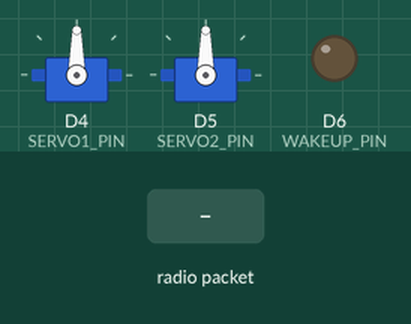
Bench run of a program on a simulated Arduino MKR. Parts: 2 × servo, output pins drawn as LEDs (lit = HIGH). The inputs (shaded band) are chosen by the test bench. No radio packets arrive unless stated; what the program prints to the serial monitor is not drawn.

Above: at 1.2 s.
1.3 s: radio packet "x" arrives
At 1.7 s:
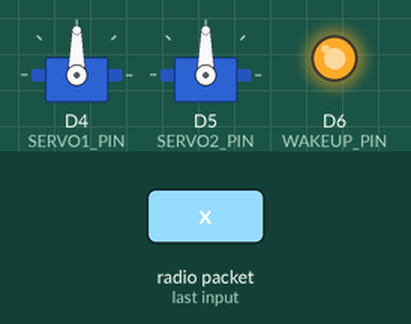
2.8 s: radio packet "e" arrives
Timing chart, 0 to 5.8 s (numbered marks = the images above; inputs shaded):
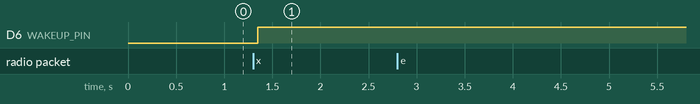

Measured:
- after the input at 1.3 s, D6 (WAKEUP_PIN): LOW → HIGH after 0.05 s
- after the input at 2.8 s, every drawn part: stays the same

The program:

main.cpp
```cpp
/*
RECIVER
*/

#include <Arduino.h>
#include <SPI.h>
#include <LoRa.h>
#include <Servo.h>

LoRaClass lora9216e5; //921.6MHz
LoRaClass lora9218e5; //921.8MHz
LoRaClass lora9220e5; //922.0MHz

const int SERVO1_PIN = 4;
const int SERVO2_PIN = 5;
const int WAKEUP_PIN = 6;

Servo servo1;
Servo servo2;

enum loraFrequency{
  LORA9216E5,
  LORA9218E5,
  LORA9220E5,
  LORASTAND
} g_Freq;

bool g_commflag = true; //通信許可判別用フラッグ(許可=true);

String receiveCommand();
loraFrequency carrierSense();
bool checkSignal(const String command);

void setup() {
  Serial.begin(115200);
  Serial1.begin(115200);
  while (!Serial);
  if(!lora9216e5.begin(9216E5)){
    Serial.println("FAILED: setup 921.6MHz ...");
    while(1);
  }
  if(!lora9218e5.begin(9218E5)){
    Serial.println("FAILED : setup 921.8MHz ...");
    while(1);
  }
  if(!lora9220e5.begin(922E6)){
    Serial.println("FAILED : setup 922.0MHz ...");
    while(1);
  }
  /* 出力を13dBmに */
  lora9216e5.setTxPower(13);
  lora9218e5.setTxPower(13);
  lora9220e5.setTxPower(13);

  //サーボの設定
  servo1.attach(SERVO1_PIN);
  servo2.attach(SERVO2_PIN);

  //sleep回復用ピンの設定
  pinMode(WAKEUP_PIN, OUTPUT);
  digitalWrite(WAKEUP_PIN,LOW);
}

void loop() {
  Serial.println("[DEBUG] Entry receive sequence");
  bool rcvmasterflag = false; //マスター信号受信通知用フラッグ(信号受信=true);
  String rcvcommand = receiveCommand();

  Serial.print("Received command is ");
  Serial.println(rcvcommand);

  /*
  if(checkSignal(rcvcommand)){
    Serial.println("[DEBUG] I received master's command");
    rcvmasterflag = true;
    rcvcommand.remove(0,6); //コマンドを抽出(識別子を削除)
  }
  */

  //エマスト時動作
  if(rcvcommand == "e"){
    Serial.println("[EMG] Emergency situation occurred !!! [EMG]");
    delay(100);
    //servo1.write();
    //servo2.write();
    //while(1); //エマスト時には以後一切のコマンドを禁止(間違い防止)
  }

  //sleep復帰
  if(rcvcommand == "x"){
    digitalWrite(WAKEUP_PIN,HIGH);
  }

  Serial.print("[DEBUG] g_commflag states is ");
  Serial.println(g_commflag);
  //UART1経由でコマンド転送
  if(g_commflag){
    //Serial.println("[DEBUG] : Entry send UART1 sequence");
    Serial1.println(rcvcommand);
    Serial1.flush();
    Serial.println("[DEBUG] : SUCESSFUL send via UART1");
  }

  delay(50);
}

String receiveCommand(){
  int packetSize;
  String command = "";

  packetSize = lora9216e5.parsePacket();
  Serial.print("[DEBUG] packetSize is ");
  Serial.println(packetSize);
  while(lora9216e5.available() > 0){
    if(packetSize){
      int tmpcommand;
      do{
        tmpcommand = lora9216e5.read();
        //Serial.println(tmpcommand);
        if(tmpcommand != -1) command.concat(char(tmpcommand));
      }while(tmpcommand != -1);
    }
  }
  packetSize = lora9218e5.parsePacket();
  if(packetSize){
    while(lora9218e5.available()){
      if(packetSize){
        int tmpcommand;
        do{
          tmpcommand = lora9216e5.read();
          //Serial.print("[DEBUG] tmp command is ");
          //Serial.println(tmpcommand);
          if(tmpcommand != -1) command.concat(char(tmpcommand));
        }while(tmpcommand != -1);
      }
    }
  }
  packetSize = lora9220e5.parsePacket();
  if(packetSize){
    while(lora9220e5.available()){
      if(packetSize){
      int tmpcommand;
        do{
          tmpcommand = lora9216e5.read();
          //Serial.print("[DEBUG] tmp command is ");
          //Serial.println(tmpcommand);
          if(tmpcommand != -1) command.concat(char(tmpcommand));
        }while(tmpcommand != -1);
      }
    }
  }

  return command;
}

/*
loraFrequency carrierSense(){

  //経過時間計測
  unsigned long starttime = micros();
  unsigned long entrytime = micros();
  bool csallow = false; //電波放出許可判定(許可=true)
  int packetSize;

  while(entrytime - starttime <= 128){
    packetSize = lora9216e5.parsePacket();
      if(packetSize){
        Serial.print("[NOTICE] : Entry CS(921.6MHz) at RSSI = ");
        int rssi = lora9216e5.packetRssi(); //RSSIを取得
        Serial.println(rssi);
        if(rssi <= -80) csallow = true; //-80dBm以下の出力なら電波の放出を許可
      }else{
        csallow = true; //その周波数帯が使われていないなら電波の放出を許可
      }
      entrytime = micros();
  }
  if(csallow) return LORA9216E5;

  starttime = micros();
  entrytime = micros();
  while(entrytime - starttime <= 128){
    packetSize = lora9218e5.parsePacket();
      if(packetSize){
        Serial.print("[NOTICE] : Entry CS(921.8MHz) at RSSI = ");
        int rssi = lora9218e5.packetRssi();
        Serial.println(rssi);
        if(rssi <= -80) csallow = true;
      }else{
        csallow = true;
      }
      entrytime = micros();
  }
  if(csallow) return LORA9218E5;

  starttime = micros();
  entrytime = micros();
  while(entrytime - starttime <= 128){
    packetSize = lora9220e5.parsePacket();
      if(packetSize){
        Serial.print("[NOTICE] : Entry CS(922.0MHz) at RSSI = ");
        int rssi = lora9220e5.packetRssi();
        Serial.println(rssi);
        if(rssi <= -80) csallow = true;
      }else{
        csallow = true;
      }
      entrytime = micros();
  }
  if(csallow) return LORA9220E5;

  return LORASTAND;
}

bool checkSignal(const String command){
  const String identificate = "x2G&5";
  //Serial.print("[DEBUG] command's length is ");
  //Serial.println(command.length());
  int indexsignal = command.indexOf(identificate);
  //Serial.print("[DEBUG] index signal is ");
  //Serial.println(indexsignal);
  if(indexsignal >= 0) return true;
  return false;
}
*/
```
